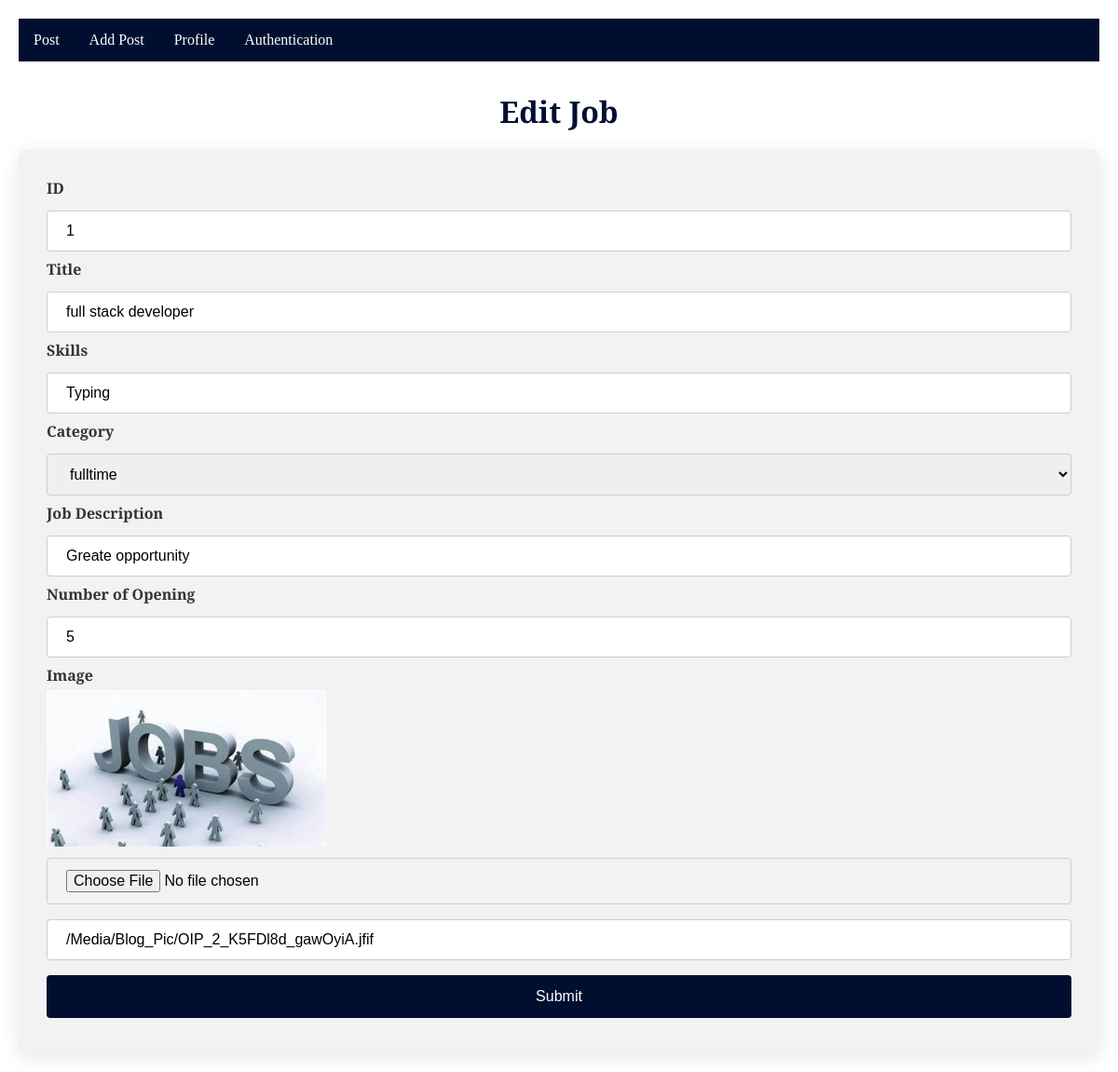
Screenshot of /editjob/1 (signed in) with the database file from the repository.
### myapp/models.py (models this page shows, shortened)
class JobModel(models.Model):
    JOB_TYPE_CHOICES = [
        ('fulltime', 'Full-time'),
        ('parttime', 'Part-time'),
    ]
    user = models.ForeignKey(Custom_user, on_delete=models.CASCADE)
    job_title = models.CharField(max_length=255, null=True)
    Number_of_opening = models.PositiveIntegerField(null=True)
    Category = models.CharField(choices=JOB_TYPE_CHOICES,max_length=255, null=True)
    Job_Description = models.TextField(max_length=255, null=True)
    Skills = models.CharField(max_length=255, null=True)
    company_logo=models.ImageField(upload_to='Media/Blog_Pic',null=True)

### myproject/views.py (the view)
# urls.py: path('editjob/<int:id>', editjob, name='editjob'),
def editjob(req,id):
    current_user=req.user
    job=JobModel.objects.filter(id=id)
    if current_user.user_type == "recruiters":
     if req.method=='POST':
        company_logo=req.FILES.get('company_logo')
        job_title=req.POST.get('job_title')
        Number_of_opening=req.POST.get('Number_of_opening')
        Category=req.POST.get('Category')
        Job_Description=req.POST.get('Job_Description')
        Skills=req.POST.get('Skills')
        company_logo_old=req.POST.get('company_logo_old')
        user_object=Custom_user.objects.get(id=id)
        add=JobModel(
            id=id,
            user=user_object,
            job_title=job_title,
            Number_of_opening=Number_of_opening,
            Category=Category,
            Job_Description=Job_Description,
            Skills=Skills,
            )
        if company_logo:
          add.company_logo=company_logo
          add.save()
        else:
         add.company_logo=company_logo_old
         add.save()
        return redirect ('Table')
    return render (req,'editjob.html',{'job':job})

### template/editjob.html (shortened to what this page needs)
{% extends 'base.html' %}
{% block body %}
<!DOCTYPE html>
<html lang="en">
<head>
</head>
<body>
<h3>Edit Job</h3>
<div>
  <form action="" method="POST" enctype="multipart/form-data">
    {% for i in job %}
    <label for="recipe_title">ID</label>
    <input type="text" id="Title" value="{{i.id}}" name="id" placeholder="Enter recipe title..." required>
    <label for="recipe_title">Title</label>
    <input type="text" id="Title" value="{{i.job_title}}" name="job_title" placeholder="Enter recipe title..." required>
    <label for="nutritional_info">Skills</label>
    <input type="text" id="nutritional_info" value="{{i.Skills}}" name="Skills" placeholder="Enter nutritional info..." required>
    <label for="category">Category</label>
    <select id="category" value="{{i.Category}}" name="Category" required>
      <option value="politics">fulltime</option>
    </select>
    <label for="ingredients">Job Description</label>
    <input type="text" id="ingredients" value="{{i.Job_Description}}" name="Job_Description" placeholder="Enter ingredients..." required>
    <label for="instructor">Number of Opening</label>
    <input type="text" id="instructor" value="{{i.Number_of_opening}}" name="Number_of_opening" placeholder="Enter instructor name..." required>
    <label for="image">Image</label>
    <img  width="300px"  src="/{{i.company_logo}}" alt="">
    <input type="file" id="image"  name="company_logo" required>
    <input type="text" id="image" value="/{{i.company_logo}}" name="company_logo_old" readonly>
    {% endfor %}
    <input type="submit" value="Submit">
  </form>
</div>
</body>
</html>
{% endblock body %}

### template/base.html (style rules this page uses)
body { background-color:white; }

### template/editjob.html (style rules this page uses)
body { font-family: 'Libre Baskerville', serif; background: url('https://www.toptal.com/designers/subtlepatterns/patterns/white-paper.png'); margin: 0; padding: 20px; }
h3 { text-align: center; color: #000f30; margin-bottom: 20px; font-size: 2em; }
div { border-radius: 8px; background-color: #f2f2f2; padding: 30px; box-shadow: 0 4px 20px rgba(0, 0, 0, 0.1); }
input[type=text], select, input[type=file] { width: 100%; padding: 12px 20px; margin: 8px 0; display: inline-block; border: 1px solid #ccc; border-radius: 4px; box-sizing: border-box; font-size: 1em; }
input[type=submit] { width: 100%; background-color: #000f30; color: white; padding: 14px 20px; margin: 8px 0; border: none; border-radius: 4px; cursor: pointer; font-size: 16px; transition: background-color 0.3s, transform 0.2s; }
label { font-weight: bold; color: #333; margin-bottom: 5px; display: block; }

### rows the page displays
JobModel: id "1", job_title "full stack developer", Skills "Typing", Category "fulltime", Job_Description "Greate opportunity", Number_of_opening "5", company_logo (picture), company_logo_old "/Media/Blog_Pic/OIP_2_K5FDl8d_gawOyiA.jfif"
